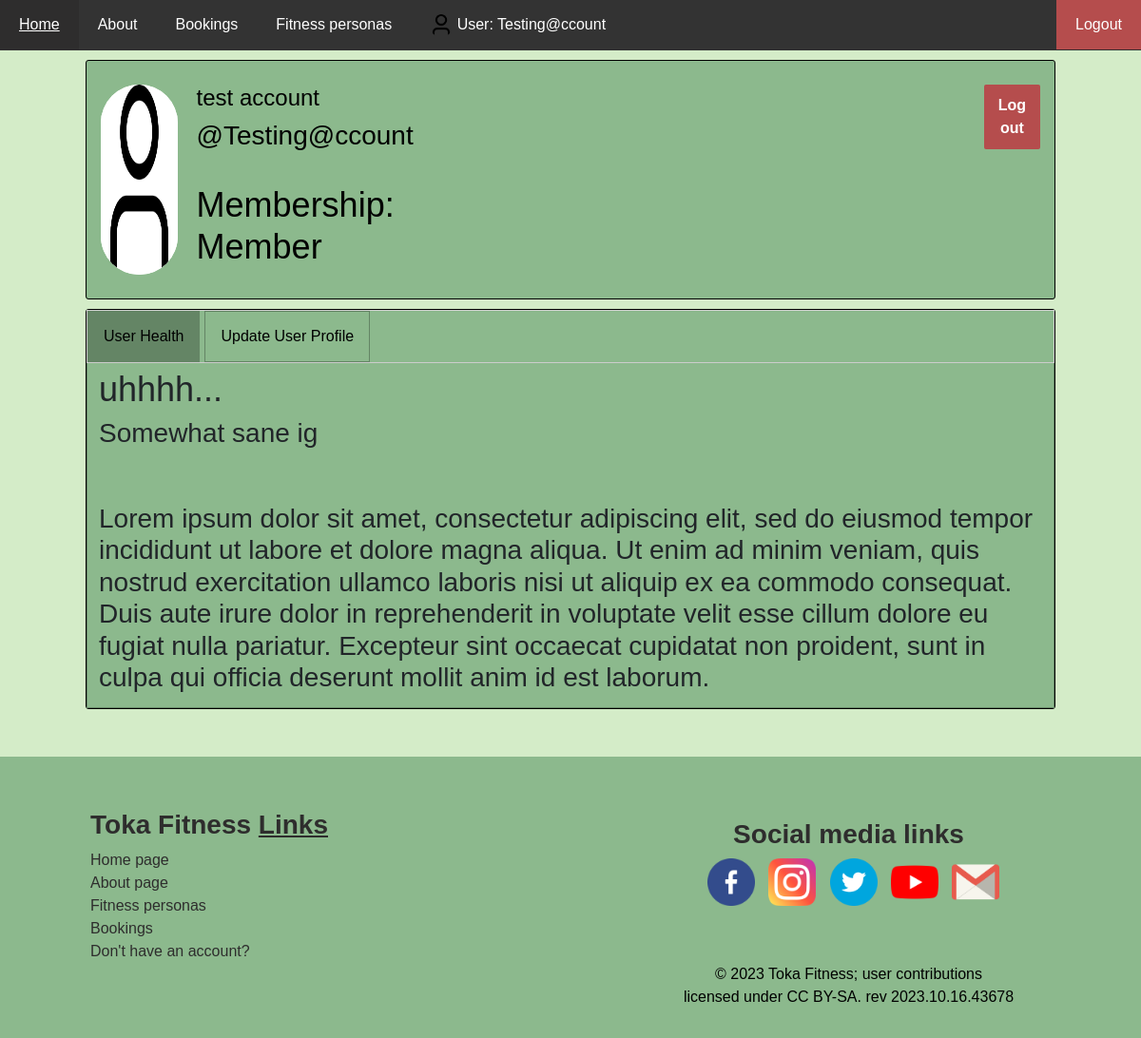
Screenshot of /user (signed in) with the database file from the repository.
### tables this page shows
CREATE TABLE "User_Data_TBL" (
	"User_ID"	INTEGER NOT NULL,
	"User_Name"	TEXT NOT NULL,
	"User_Profile"	TEXT NOT NULL,
	"User_Membership_Type"	TEXT NOT NULL,
	"User_Desc"	TEXT,
	"User_bio"	TEXT,
	"User_First_Name"	TEXT NOT NULL,
	"User_Last_Name"	TEXT NOT NULL,
	FOREIGN KEY("User_ID") REFERENCES "User_Login_TBL"("User_ID"),
	FOREIGN KEY("User_Name") REFERENCES "User_Login_TBL"("User_Name")
);

### Routes.py (the view)
@app.route("/user")
def userPage():
    title = "User"
    user = session.get("user")
    session["user"] = db.queryDB('SELECT * FROM User_Data_TBL WHERE User_Name = ?', [user[0][1]])
    return render_template("User.HTML", title = title, current_user=user)

### DBConnector.py (called while the page is built)
    def connect(self):
        conn = None
        try:
            conn = sqlite3.connect(self.DBname)
        except Exception as e:
            print(e)
        return conn

    def queryDB(self, command, params=[]):
        conn = self.connect()
        cur = conn.cursor() # Creates a new cursor object for SQL statements
        cur.execute(command, params) # Executes the update based on provided parameters
        result = cur.fetchall() # Gets al the results
        self.disconnect(conn) # call the disconnect function
        return result

    def disconnect(self, conn):
        conn.close() # This will close the connection to the databaseand release any resources that were being used

### templates/User.HTML (shortened to what this page needs)
{% extends "Base.HTML" %}
{% block content %}
<link rel="stylesheet" type="text/css" href="{{ url_for('static', filename='style.css')}}">
<link rel="stylesheet" type="text/css" href="{{ url_for('static', filename='user-stylesheet.css')}}">
<body>
    {% if current_user %}
        {% set User_ID = current_user[0][0] %}
        {% set User_Name = current_user[0][1] %}
        {% set User_picture = current_user[0][2] %}
        {% set current_user_membership = current_user[0][3] %}
        {% set User_Desc = current_user[0][4] %}
        {% set User_Bio = current_user[0][5] %}
        {% set User_First_Name = current_user[0][6] %}
        {% set User_Last_Name = current_user[0][7] %}
        <div class="User-header">
            <div class="container-header">
                <div class="img-header" style="background-color: white; padding: 0%; display: inline-flex; border-radius: 100px;">
                    <img src="../static/Profile_pics/{{ User_picture }}" id="user-header-profile-pic">
                </div>
                <div class="user-header-info">
                    <div>
                        <h2>{{User_First_Name}} {{User_Last_Name}}</h2>
                        <h4>@{{ User_Name }}</h4>
                    </div>
                    <div>
                        <h3>Membership: {{ current_user_membership }}</h3>
                    </div>
                </div>
                <div style="padding-left: 600px; position: relative;">
                    <a href="/logout">
                        <button class="Log-out-button">Log out</button>
                    </a>
                </div>
              </div>
        </div>
        <div class="select-header">
            <div class="tab">
                <button class="tablinks" onclick="openTab(event, 'Health')" id="defaultOpen">User Health</button>
                <button class="tablinks" onclick="openTab(event, 'Update')">Update User Profile</button>
            </div>
            <div id="Health" class="tabcontent">
                <h3>uhhhh...</h3>
                <h4>Somewhat sane ig</h4><br><br>
                <h4>Lorem ipsum dolor sit amet, consectetur adipiscing elit, sed do eiusmod tempor incididunt ut labore et dolore magna aliqua. Ut enim ad minim veniam, quis nostrud exercitation ullamco laboris nisi ut aliquip ex ea commodo consequat. Duis aute irure dolor in reprehenderit in voluptate velit esse cillum dolore eu fugiat nulla pariatur. Excepteur sint occaecat cupidatat non proident, sunt in culpa qui officia deserunt mollit anim id est laborum.</h4>
            </div>
        </div>
    {% endif %}
</body>
{% endblock %}

### templates/Base.HTML (shortened to what this page needs)
<!DOCTYPE html>
<html lang="en">
    <head>
      <link rel="stylesheet" href="https://cdn.jsdelivr.net/npm/bootstrap@4.3.1/dist/css/bootstrap.min.css">
      <link rel="stylesheet" type="text/css" href="{{ url_for('static', filename='navbar-style.css')}}">
    </head>
    <body>
          <ul>
            <li><a href="/home">Home</a></li>
            <li><a href="/about">About</a></li>
            <li><a href="/booking">Bookings</a></li>
            <li><a href="/trainers">Fitness personas</a></li>
            {% if current_user %}
              <li><a href="/user"><img src="../static/Profile_pics/{{ current_user[0][2] }}" id="navbar-pfp"> User: {{ current_user[0][1] }}</a></li>
              <li style="float:right"><a class="logout" href="/logout">Logout</a></li>
            {% else %}
              <li><a href="/Login">Login</a></li>
              <li style="float:right"><a class="signup" href="/sign-up">Sign up</a></li>
            {% endif %}
          </ul>
        {% block content %}{% endblock %}
        {% if title == "User" or title == "Trainer Personas" or title == "Sign Up" or title == "Home" or title == "About" or title == "booking" %}
          <div class="footer2" style="margin-top: 50px;">
        {% else %}
          <div class="footer" style="margin-top: 50px;">
        {% endif %}
          <footer>
            <div class="footer-grid">
              <div style="text-align: left; align-items:baseline; padding-left: 80px; padding-top: 40px;">
                <h4 class="footer-title"><b>Toka Fitness <span><u>Links</u></span></b></h4>
                <a href="/" class="footer-link">Home page</a><br>
                <a href="/about"  class="footer-link">About page</a><br>
                <a href="/trainers"  class="footer-link">Fitness personas</a><br>
                <a href="/booking"  class="footer-link">Bookings</a><br>
                <a href="/sign-up"  class="footer-link">Don't have an account?</a><br>
              </div>
              <div style="padding-top: 50px;">
                <center>
                <h4 class="footer-title"><b>Social media links</b></h4>
                <a href="https://facebook.com"  class="footer-link no-underline">
                  <img src="static/social media icons/facebook.png" class="footer-socials">
                </a>
                <a href="https://instagram.com"  class="footer-link no-underline">
                  <img src="static/social media icons/instagram.png" class="footer-socials">
                </a>
                <a href="https://twitter.com"  class="footer-link no-underline">
                  <img src="static/social media icons/twitter.png" class="footer-socials">
                </a>
                <a href="https://youtube.com"  class="footer-link no-underline">
                  <img src="static/social media icons/youtube.png" class="footer-socials">
                </a>
                <a href="https://gmail.com"  class="footer-link no-underline">
                  <img src="static/social media icons/social.png" class="footer-socials">
                </a>
                </center>
              </div>
              <p><center>© 2023 Toka Fitness; user contributions<br>
                licensed under CC BY-SA. rev 2023.10.16.43678</center></p>
            </div>
          </footer>
        </div>
    </body>
</html>

### static/navbar-style.css (style rules this page uses)
ul { list-style-type: none; margin: 0; padding: 0; overflow: hidden; background-color: #333; }
li { float: left; }
li a { display: block; color: white; text-align: center; padding: 14px 20px; text-decoration: none; }
.active { background-color: #04AA6D; }
.logout { background-color: rgb(181, 77, 77); }
#navbar-pfp { max-width: 24px; max-height: 24px; border-radius: 100%; }

### static/style.css (style rules this page uses)
body { background-color:#d4ecc8; font-family: 'Montserrat', sans-serif; font-weight: 100; display: table; width: 100%; }
h2 { font-size: 48px; font-size: 2vw; }
h3 { font-size: 36px; }
h4 { font-size: 28px; }
p { font-size: 15px; font-size: 1vw; }
#user-header-profile-pic { width: 200px; height: 200px; max-width: 100%; max-height:100%; border-radius: 100px; background-color: white; }
.Log-out-button { background-color: rgb(181, 77, 77); border: none; border-radius: 2px; color: white; font-weight: bold; padding: 10px 15px 10px 15px; outline: none; }
.footer2 { left: 0; bottom: 0; width: 100%; background-color: #8cb98d; color: #000000; text-align: center; padding: 15px 15px; }
.footer-grid { display: grid; grid-template-columns: repeat(2, 1fr); grid-template-rows: 1fr; grid-column-gap: 0px; grid-row-gap: 0px; }
.no-underline { text-decoration: none !important; }
.footer-link { color: #2e2d2d; text-decoration: none; }
.footer-socials { width: 50px; margin-left: 10px; transition: 0.15s ease-in-out; }
.footer-title { color: #2e2d2d; }
.tablinks { margin-right: 5px; }

### static/user-stylesheet.css (style rules this page uses)
.User-header { margin: 10px 90px; padding: 25px 15px; border: 1px solid black; background-color: #8cb98d; border-radius: 3px; }
.container-header { display: flex; align-items: left; justify-content: left; }
.user-header-info { display: grid; grid-template-rows: repeat(1, 1fr); padding-left: 20px; color: #000000; }
.img-header { max-width: 100%; max-height:100%; }
.select-header { margin: 10px 90px; border: 1px solid black; background-color: #8cb98d; border-radius: 3px; }
.tab { overflow: hidden; border: 1px solid #ccc; background-color: #8cb98d; }
.tab button { background-color: inherit; float: left; border: none; outline: none; cursor: pointer; padding: 14px 16px; transition: 0.3s; border: 1px solid #648565; }
.tab button.active { background-color: #648565; }
.tabcontent { display: none; padding: 6px 12px; border: 1px solid #648565; border-top: none; }

### rows the page displays
User_Data_TBL: User_Name "Testing@ccount", User_First_Name "test", User_Last_Name "account", User_Membership_Type "Member"
